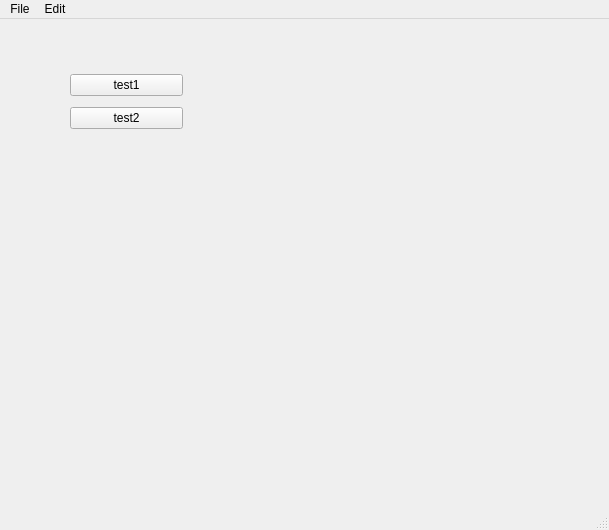
<?xml version="1.0" encoding="UTF-8"?>
<ui version="4.0">
 <class>MainWindow</class>
 <widget class="QMainWindow" name="MainWindow">
  <property name="geometry">
   <rect>
    <x>0</x>
    <y>0</y>
    <width>609</width>
    <height>530</height>
   </rect>
  </property>
  <property name="windowTitle">
   <string>PyQt5 Designer</string>
  </property>
  <property name="statusTip">
   <string>Text in statusbar</string>
  </property>
  <widget class="QWidget" name="centralwidget">
   <widget class="QWidget" name="">
    <property name="geometry">
     <rect>
      <x>70</x>
      <y>50</y>
      <width>113</width>
      <height>66</height>
     </rect>
    </property>
    <layout class="QVBoxLayout" name="verticalLayout">
     <item>
      <widget class="QPushButton" name="pushButton">
       <property name="text">
        <string>test1</string>
       </property>
      </widget>
     </item>
     <item>
      <widget class="QPushButton" name="pushButton_2">
       <property name="text">
        <string>test2</string>
       </property>
      </widget>
     </item>
    </layout>
   </widget>
  </widget>
  <widget class="QMenuBar" name="menubar">
   <property name="geometry">
    <rect>
     <x>0</x>
     <y>0</y>
     <width>609</width>
     <height>22</height>
    </rect>
   </property>
   <widget class="QMenu" name="menuFile">
    <property name="title">
     <string>File</string>
    </property>
    <widget class="QMenu" name="menuNew">
     <property name="title">
      <string>New</string>
     </property>
     <addaction name="actionFile"/>
     <addaction name="actionDirectory"/>
    </widget>
    <addaction name="menuNew"/>
    <addaction name="separator"/>
    <addaction name="actionTest"/>
   </widget>
   <widget class="QMenu" name="menuEdit">
    <property name="title">
     <string>Edit</string>
    </property>
    <addaction name="actionAsd"/>
   </widget>
   <addaction name="menuFile"/>
   <addaction name="menuEdit"/>
  </widget>
  <widget class="QStatusBar" name="statusbar"/>
  <action name="actionExit">
   <property name="text">
    <string>Exit</string>
   </property>
  </action>
  <action name="actionTest">
   <property name="text">
    <string>Test</string>
   </property>
   <property name="shortcut">
    <string>Ctrl+Q</string>
   </property>
  </action>
  <action name="actionFile">
   <property name="text">
    <string>File</string>
   </property>
  </action>
  <action name="actionDirectory">
   <property name="text">
    <string>Directory</string>
   </property>
  </action>
  <action name="actionAsdasdasd">
   <property name="text">
    <string>Edit</string>
   </property>
  </action>
  <action name="actionAsd">
   <property name="text">
    <string>asd</string>
   </property>
  </action>
 </widget>
 <resources/>
 <connections>
  <connection>
   <sender>actionTest</sender>
   <signal>triggered()</signal>
   <receiver>MainWindow</receiver>
   <slot>close()</slot>
   <hints>
    <hint type="sourcelabel">
     <x>-1</x>
     <y>-1</y>
    </hint>
    <hint type="destinationlabel">
     <x>304</x>
     <y>264</y>
    </hint>
   </hints>
  </connection>
 </connections>
</ui>
